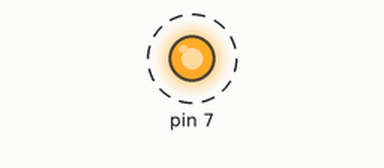
The sketch below on a simulated Arduino Uno, built with avr-gcc and run on an emulated ATmega328P. On the bench: output pins drawn as LEDs (lit = HIGH). Dashed ring = blinking.

Above: at 0.05 s.
Timing chart, 0 to 3.0 s (numbered marks = the images above):
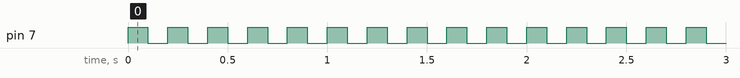

The sketch:

task-1-blinking-LED.ino
```cpp
/*

*/

void setup() {


}

void loop() {
  pinMode(7,OUTPUT);
  digitalWrite(7, HIGH);
  delay(100);
  digitalWrite(7, LOW);
  delay(100);
}
```

Measured:
- by itself, pin 7: alternates HIGH for 0.10 s and LOW for 0.10 s
